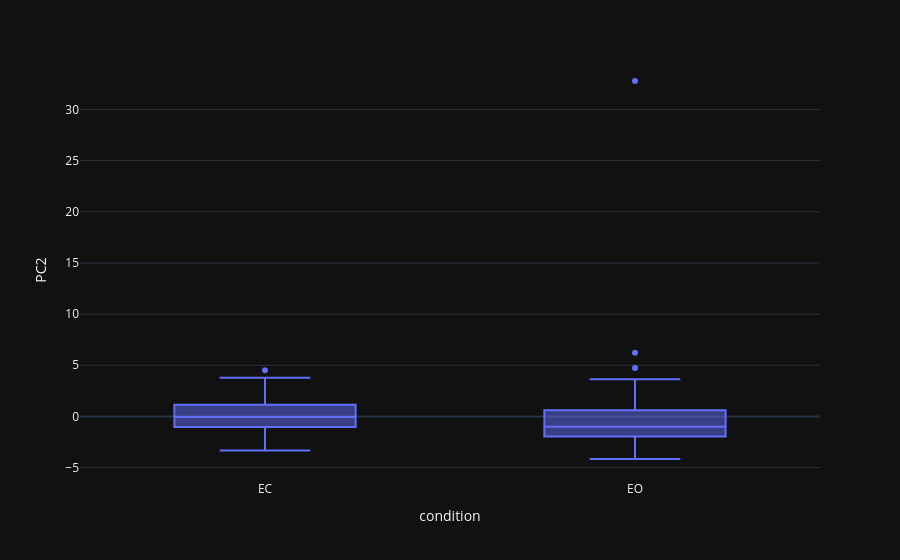

Notebook code for this chart:
### Code cell
px.box(df_pca, x="condition", y="PC2")

### Figure 1 — Plotly figure (JSON) as saved in the notebook; plotly's stock layout.template omitted (floating-point values rounded to 4 significant figures)
{"data": [{"alignmentgroup": "True", "hovertemplate": "condition=%{x}<br>PC2=%{y}<extra></extra>", "legendgroup": "", "marker": {"color": "#636efa"}, "name": "", "notched": false, "offsetgroup": "", "orientation": "v", "showlegend": false, "type": "box", "x": ["EC", "EO", "EC", "EO", "EC", "EO", "EC", "EO", "EC", "EO", "EC", "EO", "EC", "EO", "EC", "EO", "EC", "EO", "EC", "EO", "EC", "EO", "EC", "EO", "EC", "EO", "EC", "EO", "EC", "EO", "EC", "EO", "EC", "EO", "EC", "EO", "EC", "EO", "EC", "EO", "EC", "EO", "EC", "EO", "EC", "EO", "EC", "EO", "EC", "EO", "EO", "EC", "EC", "EO", "EC", "EO", "EC", "EO", "EC", "EO", "EC", "EO", "EC", "EO", "EC", "EO", "EC", "EO", "EC", "EO", "EC", "EO", "EC", "EO", "EC", "EO", "EC", "EO", "EC", "EO", "EC", "EO", "EC", "EO", "EC", "EO", "EC", "EO", "EC", "EO", "EC", "EO", "EC", "EO", "EC", "EO", "EC", "EO", "EC", "EO", "EC", "EO", "EC", "EO", "EC", "EO", "EC", "EO"], "x0": " ", "xaxis": "x", "y": [4.52, -1.02, -1.036, -1.414, -0.1184, 2.483, 1.169, 3.102, 0.5345, -2.817, -0.7974, -4.162, 1.135, -3.255, -2.353, -1.923, -1.424, -0.7844, -1.537, -2.44, 2.502, 0.7322, 2.274, 3.254, -2.049, -0.9137, 1.442, -1.447, 0.3453, -0.3467, 1.121, -0.7672, 0.3888, -1.952, -0.6671, -2.948, -1.949, -0.697, 0.876, 0.5992, -2.9, -1.663, 1.444, -0.5058, 3.573, 4.725, 0.7762, 0.5968, -2.233, -2.221, 3.633, 3.514, 3.769, 1.713, -3.024, -1.724, -2.077, -2.732, -0.739, -2.163, 0.67, -0.1915, 2.943, 0.618, -0.8442, -0.9976, -1.954, -2.901, 1.767, -2.155, 0.2731, -0.2612, 1.555, -1.731, 0.2049, -1.416, -2.077, 32.78, -0.5769, 6.214, -0.2163, -1.454, -1.019, -4.075, -1.044, -1.363, -0.2109, -2.565, -1.737, -0.6046, -0.1481, -1.326, 0.219, 0.4114, -3.343, -0.9542, 0.3308, -1.74, 1.65, 1.133, 0.377, -0.6757, -0.5965, -2.121, -0.3633, -1.11, 0.02607, 1.173], "y0": " ", "yaxis": "y"}], "layout": {"boxmode": "group", "legend": {"tracegroupgap": 0}, "margin": {"t": 60}, "xaxis": {"anchor": "y", "domain": [0, 1], "title": {"text": "condition"}}, "yaxis": {"anchor": "x", "domain": [0, 1], "title": {"text": "PC2"}}}}
